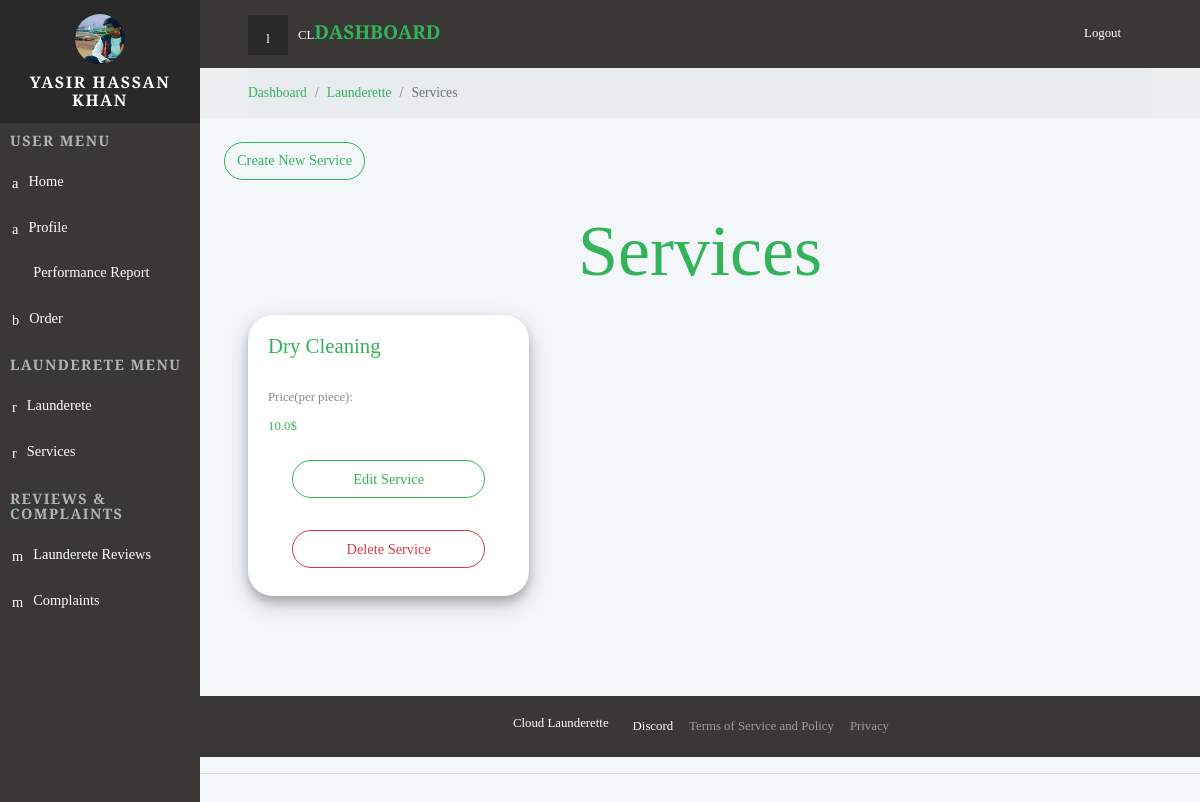
Page /dashboard/services/ (signed in) on the committed database.
### backend/models.py (models this page shows, shortened)
class Launderer(models.Model):
    user = models.OneToOneField(User, on_delete=models.CASCADE, null=True)
    name = models.CharField(max_length=200, null=True)
    profile_pic = models.ImageField( default="default-profile.png")
    address = models.CharField(max_length=200, null=True)
    city = models.CharField(max_length=200, null=True)
    lat = models.FloatField(null=True, blank=True)
    lon = models.FloatField(null=True, blank=True)
    isBlocked = models.BooleanField(default=False)
    is_email_verified = models.BooleanField(default=False)
    date_joined =models.DateTimeField(auto_now_add=True)

class Services(models.Model):
    launderette = models.ForeignKey(Launderette, null=True, on_delete= models.SET_NULL)
    title = models.CharField(max_length=200,  null=True)
    price = models.FloatField(default=0)

### backend/decorators.py (the view)
		def wrapper_func(request, *args, **kwargs):
			group = None
			if request.user.groups.exists():
				group = request.user.groups.all()[0].name
			if group in allowed_roles:
				return view_func(request, *args, **kwargs)
			else:
				return HttpResponse('You are not authorized to view this page')

### backend/views.py (called while the page is built)
@login_required(login_url="loginPage")
@allowed_users(allowed_roles=['launderer'])
def services(request):
    launder = request.user.launderer
    tLaunderette = launder.launderette_set.all()
    serviceForm = ServicesForm()
    totalLaunderette = tLaunderette.count()
    if totalLaunderette > 0:
        launderette = tLaunderette[0]
        if launderette.services_set.all().count()>0:
            services = launderette.services_set.all()
            context = { 'serviceForm': serviceForm, 'launderer' : launder, 'services' : services, 'totalLaunderette' : totalLaunderette }
            return render(request,"frontend/services.html",context)
    else:
        return redirect("launderette")

### frontend/templates/frontend/services.html (shortened to what this page needs)
{%  extends 'frontend/partialview/base_template.html' %}
{% load static %}
{% block content %}
    <div class="page">
      {% include 'frontend/partialview/topbar.html' %}
      <div class="breadcrumb-holder">
        <div class="container-fluid">
          <ul class="breadcrumb">
            <li class="breadcrumb-item "><a href="{% url 'dashboard' %}">Dashboard</a></li>
            <li class="breadcrumb-item "><a href="{% url 'launderette' %}">Launderette</a></li>
            <li class="breadcrumb-item active"><a >Services</a></li>
          </ul>
        </div>
      </div>
      <a class="my-btn btn btn-md btn-outline-primary  mx-4 mb-2 mt-4" href="" data-toggle="modal" data-target="#serviceModel">Create New Service</a>
      <h1 class="display-3 text-center text-primary m-4">Services</h1>
      <section class="statistics">
        <div class="container-fluid">
          <div class="row d-flex">
          {% for service in services %}
            <div class="col-lg-4">
              <div class="card data-usage">
                <h2 class="display h4 text-primary">{{service.title}}</h2>
                    <p class="">Price(per piece):</p>
                    <p class="text-primary">{{service.price}}$</p>
                    <a class="my-btn btn btn-md btn-outline-primary  mx-4 mb-2 mt-4" href="{% url 'editServices' service.id %}">Edit Service</a>
                    <a class="my-btn btn btn-md btn-outline-danger  mx-4 mb-2 mt-4" href="{% url 'deleteServices' service.id %}">Delete Service</a>
              </div>
            </div>
          {% endfor %}
          </div>
        </div>
      </section>
      <footer class="main-footer">
        {% include 'frontend/partialview/footer_navbar.html' %}
      </footer>
    </div>
{% endblock content %}

### frontend/templates/frontend/partialview/header_navbar.html (shortened to what this page needs)
{% load static %}
    <nav class="side-navbar">
      <div class="side-navbar-wrapper">
        <div class="sidenav-header d-flex align-items-center justify-content-center">
          <div class="sidenav-header-inner text-center"><img src="{{launderer.profile_pic.url}}" alt="person" class="img-fluid rounded-circle">
            <h2 class="h5">{{launderer.name}}</h2>
          </div>
        </div>
        <div class="main-menu">
          <h5 class="sidenav-heading">User Menu</h5>
          <ul id="side-main-menu" class="side-menu list-unstyled">
            <li><a href="{% url 'dashboard' %}" > <i class="icon-form"></i>Home                             </a></li>
            <li><a href="{% url 'myAccount' %}"> <i class="icon-form"></i>Profile                             </a></li>
            <li class=""><a href="{% url 'Report' %}"> <i class="fa fa-bar-chart"></i>Performance Report                              </a></li>
            <li><a href="#exampledropdownDropdown2" aria-expanded="false" data-toggle="collapse"> <i class="icon-home"></i>Order </a>
            </li>
        </div>
        <div class="admin-menu">
          <h5 class="sidenav-heading">Launderete Menu</h5>
          <ul id="side-admin-menu" class="side-menu list-unstyled">
            <li> <a href="{% url 'launderette' %}"> <i class="icon-screen"> </i>Launderete</a></li>
            {% if totalLaunderette != 0 %}
              <li> <a href="{% url 'services' %}"> <i class="icon-screen"> </i>Services</a></li>
            {% endif %}
          </ul>
        </div>
        <div class="admin-menu">
          <h5 class="sidenav-heading">Reviews & Complaints</h5>
          <ul id="side-admin-menu" class="side-menu list-unstyled">
            {% if totalLaunderette != 0 %}
              <li> <a href="{% url 'laundaretteReviews' %}"> <i class="icon-flask"> </i>Launderete Reviews</a></li>
            {% endif %}
            <li> <a href="{% url 'complaints' %}"> <i class="icon-flask"> </i>Complaints</a></li>
          </ul>
        </div>
      </div>
    </nav>

### static/css/mystyle.css (style rules this page uses)
a { display: inline-block; text-decoration: none; color: #fff; }
body { overflow-x: hidden; }
i { display: inline-block; }
i[class*='icon-'] { -webkit-transform: translateY(4px); transform: translateY(4px); }
.page { position: absolute; top: 0; right: 0; -webkit-transition: width 0.3s linear; transition: width 0.3s linear; width: calc(100% - 200px); background-color: #F4F7FA; min-height: 100vh; padding-bottom: 50px; }
h2 { color: #555; font-weight: 400; }
.breadcrumb-holder { background: #eceeef; }
.breadcrumb-holder .breadcrumb { padding: 15px 0; font-size: 0.85em; font-weight: 300; color: #999; margin-bottom: 0; }
.card { margin-bottom: 30px; }
.card:not([class*="text"]) p { color: #888; }
.display { font-weight: 400 !important; }
@media (min-width: 768px) { .container-fluid { padding: 0 3rem; } }
.side-navbar { position: fixed; top: 0; left: 0; width: 200px; height: 100%; width: 200px; text-align: left; background: #393836; color: #fff; z-index: 999; overflow-y: auto; -webkit-transition: all 0.3s; transition: all 0.3s; }
.side-navbar li { position: relative; }
.side-navbar li a { position: relative; font-size: .9rem; font-weight: 300; color: #fff; text-decoration: none; width: 100%; padding: 12px; }
.side-navbar li a[data-toggle="collapse"]::before { content: '\f104'; display: inline-block; -webkit-transform: translateY(-50%); transform: translateY(-50%); font-family: 'FontAwesome'; position: absolute; top: 50%; right: 20px; }
.side-navbar .sidenav-header { background: #292929; padding: 14px; margin-bottom: 10px; }
.side-navbar .sidenav-header img { width: 50px; height: 50px; }
.side-navbar .sidenav-header h2 { margin: 10px 0 0; text-transform: uppercase; letter-spacing: .1em; }
.side-navbar .sidenav-heading { font-weight: 700; color: #adb5bd; font-size: .9rem; text-transform: uppercase; letter-spacing: .1em; margin-left: 10px; margin-top: 10px; margin-bottom: 10px; }
.side-navbar i[class*='icon-'] { -webkit-transform: translateY(2px); transform: translateY(2px); }
.side-navbar i { font-size: inherit; margin-right: 10px; }
.statistics div[class*='col-'] .card { padding: 20px; margin-bottom: 0; height: 100%; }
.statistics h2 { margin-bottom: 20px; }
.statistics p { font-size: 0.8em; color: #999; margin-bottom: 5px; }
.statistics .data-usage p { margin-top: 10px; margin-bottom: 0; }
@media (min-width: 768px) { .statistics h2 { font-size: 1.3rem; } }
footer.main-footer { width: 100%; bottom: 0; margin-top: 10%; }
.btn { font-weight: 400; border: 1px solid transparent; padding: 0.45rem 0.75rem; font-size: 0.9rem; line-height: 1.5; border-radius: 0; -webkit-transition: color 0.15s ease-in-out, background-color 0.15s ease-in-out, border-color 0.15s ease-in-out, -webkit-box-shadow 0.15s ease-in-out; transition: color 0.15s ease-in-out, background-color 0.15s ease-in-out, border-color 0.15s ease-in-out, -webkit-box-shadow 0.15s ease-in-out; transition: color 0.15s ease-in-out, background-color 0.15s ease-in-out, border-color 0.15s ease-in-out, box-shadow 0.15s ease-in-out; transition: color 0.15s ease-in-out, background-color 0.15s ease-in-out, border-color 0.15s ease-in-out, box-shadow 0.15s ease-in-out, -webkit-box-shadow 0.15s ease-in-out; }
.btn-outline-primary { color: #33b35a; background-color: transparent; background-image: none; border-color: #33b35a; }
.btn-outline-danger { color: #dc3545; background-color: transparent; background-image: none; border-color: #dc3545; }
body { font-family: "Roboto", sans-serif; font-size: 1rem; font-weight: 400; line-height: 1.5; color: #212529; background-color: #fff; }
a { color: #33b35a; text-decoration: none; }
h1, h2, h3, h4, h5, h6, .h1, .h2, .h3, .h4, .h5, .h6 { margin-bottom: 0.5rem; font-family: inherit; font-weight: 700; line-height: 1.1; color: inherit; }
h1, .h1 { font-size: 1.5rem; }
h2, .h2 { font-size: 1.3rem; }
h4, .h4 { font-size: 1.1rem; }
h5, .h5 { font-size: 1rem; }
.display-3 { font-size: 4.5rem; font-weight: 300; line-height: 1.1; }
.text-primary { color: #33b35a !important; }
.card { background-color: #fff; border: 0 solid #eee; border-radius: 0; }

### static/css/custom.css (style rules this page uses)
body { font-family: 'Playfair Display', serif !important; }
.card { border-radius: 25px !important; box-shadow: 0 6px 10px 0 rgba(0, 0, 0, 0.2), 0 8px 23px 0 rgba(0, 0, 0, 0.19); }
.my-btn { border-radius: 55px !important; }

### rows in the picture
Launderer: profile_pic (picture), name "YASIR HASSAN KHAN"
Services: title "Dry Cleaning", price "10.0"
